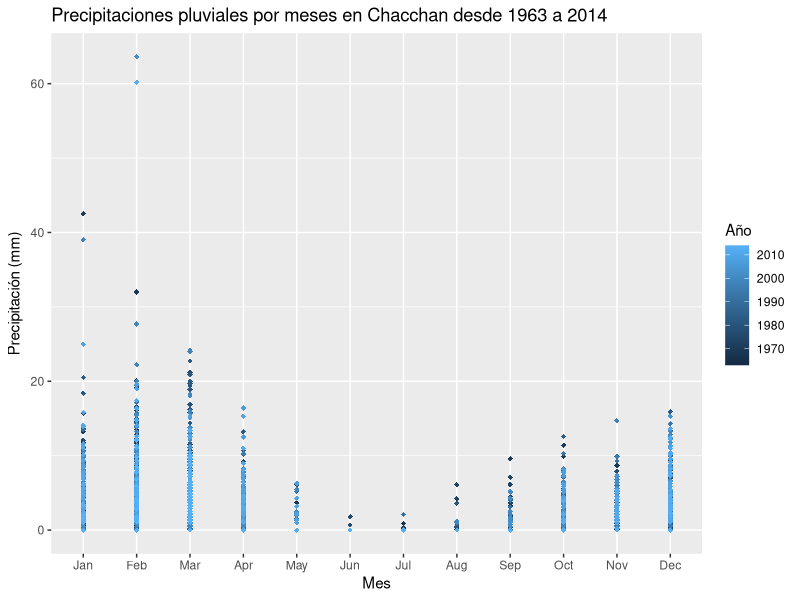
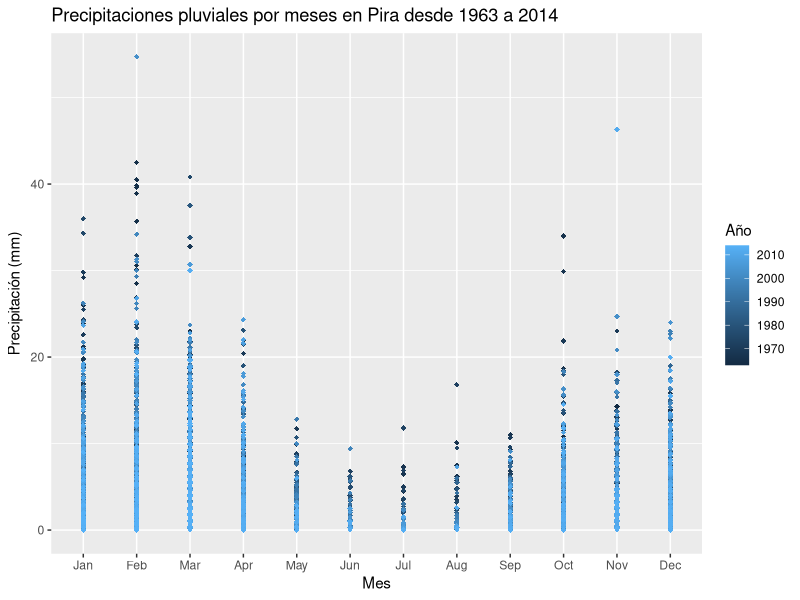
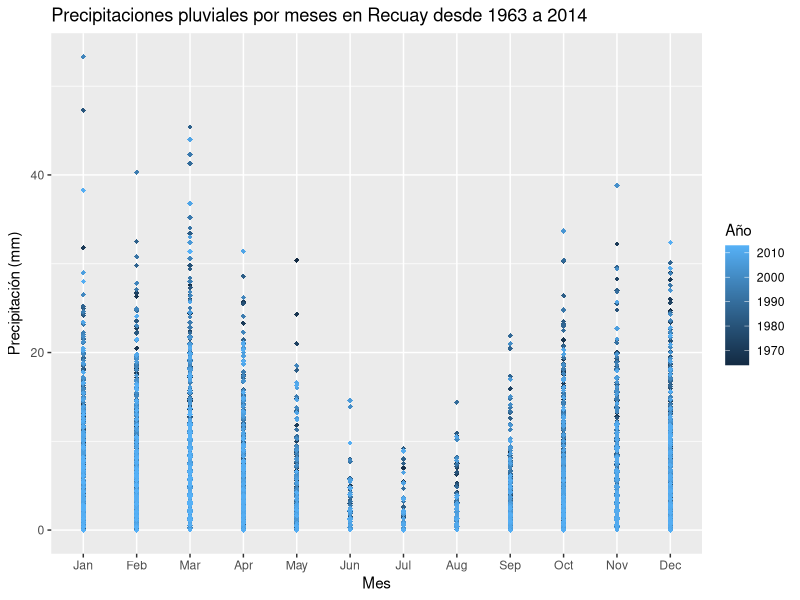
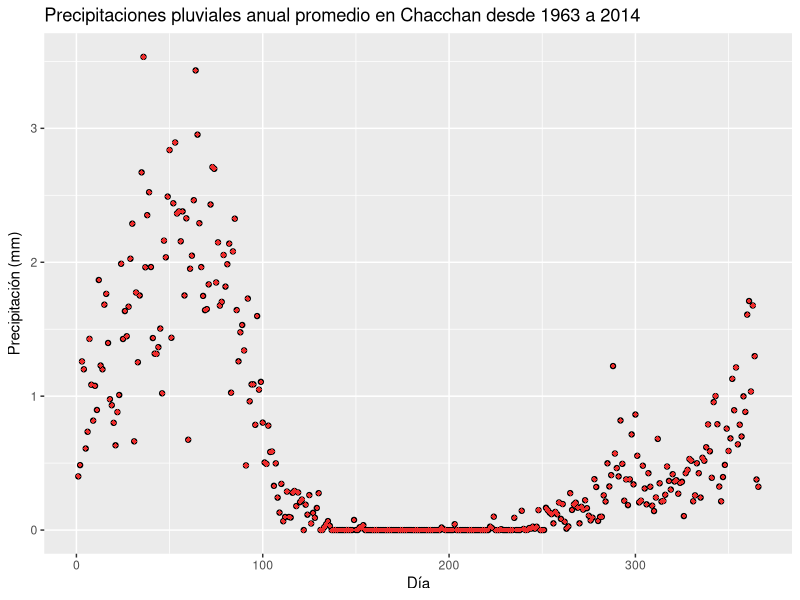
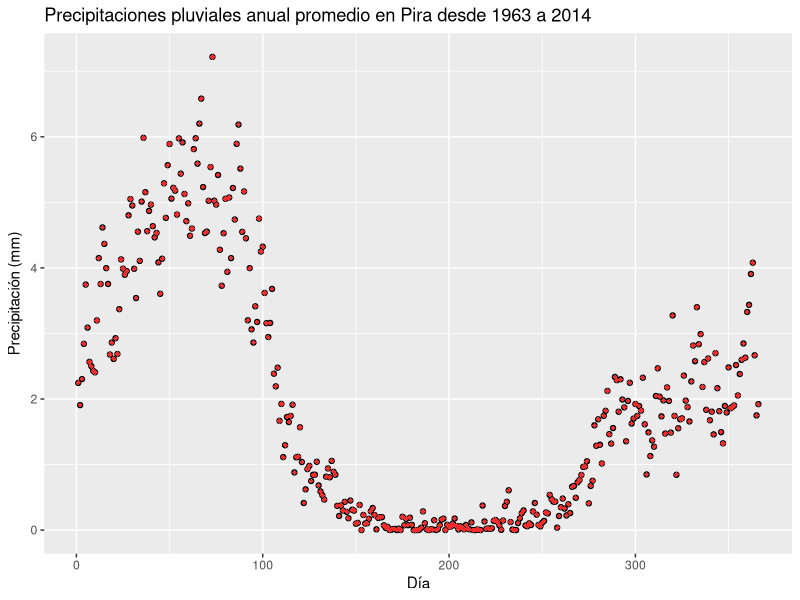
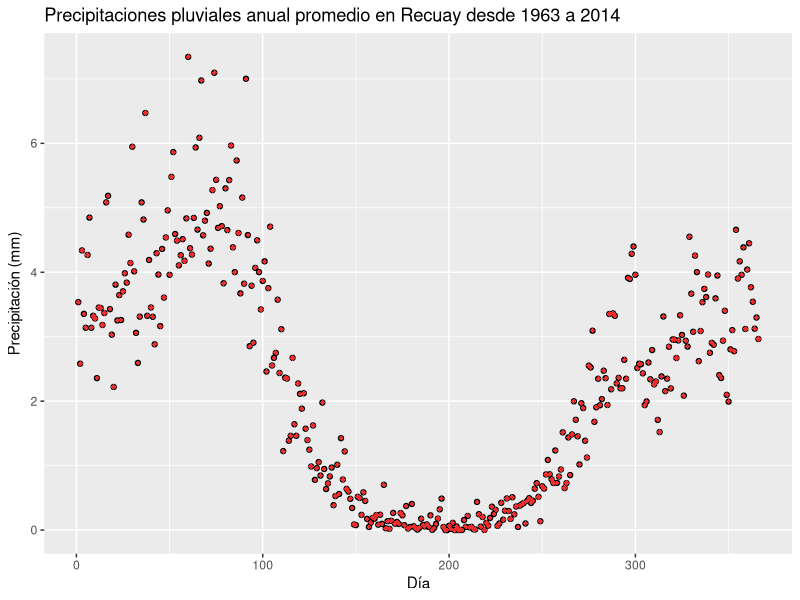

These figures' R source, in order: (Note: this script raises an error after producing the figures.)
## ---- chunk 1
library(dplyr)
library(ggplot2)
library(scales)
## ---- chunk 2
#Cargar los datasets
chacchan<-read.table("chacchan.txt", header = FALSE, sep = " ", dec =".")
chacchan<-chacchan %>% filter(V1 !=c(1963:1979))
pira<-read.table("pira.txt", header = FALSE, sep = " ", dec =".")

nrow(chacchan)
table(chacchan[chacchan$V4==-99.9,]$V1)
table(chacchan$V4==-99.9)
recuay<-read.table("recuay.txt", header = FALSE, sep = " ", dec = ".")
## ---- chunk 3

#Cambiar los datos faltantes por NA
chacchan[chacchan==-99.9]<-NA
pira[pira==-99.9]<-NA
recuay[recuay==-99.9]<-NA
## ---- chunk 4
dibujar<- function (data, name){
data %>% ggplot(aes(x=month.abb[V2], y=V4, color=V1))+geom_point(shape = 18) + labs(title=paste("Precipitaciones pluviales por meses en", name,"desde 1963 a 2014 "),   y=expression("Precipitación (mm)"), x=expression("Mes"), colour = "Año") + scale_x_discrete(limits = month.abb)
}



dibujar(chacchan, "Chacchan")
dibujar(pira, "Pira")
dibujar(recuay, "Recuay")
## ---- chunk 5
#Generar y dibujar el año promedio
drawAvgYear<- function(data, name){
  resultado <- summarise(group_by(data, V2, V3) , media=mean(V4, na.rm = T))
  resultado %>% ggplot(aes(x=1:366, y=media)) + geom_point()+geom_point(shape = 18, color="firebrick2") +
    labs(title=paste("Precipitaciones pluviales anual promedio en", name,"desde 1963 a 2014 "),
         y=expression("Precipitación (mm)"), x=expression("Día"))
}

drawAvgYear(chacchan, "Chacchan")
drawAvgYear(pira, "Pira")
drawAvgYear(recuay, "Recuay")
## ---- chunk 6
# Determinación de estados
conteoCasos<-function (data){
  data$V4[data$V4<2.5]<-0 
  data$V4[data$V4>=2.5]<-1
  tot<-data %>% select(-V6) %>% filter(V4 == 1 | V4 == 0) ##obviamos NAs
  tot$V5[1]<-0 #el primer día tiene valor cero
  for (i in 2:nrow(tot)){
    if (tot$V4[i-1]==0 & tot$V4[i]==0){ #P00
      tot$V5[i]<-1
    } else if(tot$V4[i-1]==0 & tot$V4[i]==1){ #P01
      tot$V5[i]<-2
    } else if (tot$V4[i-1]==1 & tot$V4[i]==0){ #P10
      tot$V5[i]<-3
    }else if(tot$V4[i-1]==1 & tot$V4[i]==1){ #P11
      tot$V5[i]<-4
    }
  }
  return (tot)
}
## ---- chunk 7
#Función de conteo y probabilidad de cada estado de la matriz de transición
probabilidades<-function(data){
  dta <- conteoCasos(data) %>% filter(V5 !=0) #eliminamos primer día
    uno <-dta %>% group_by(V2) %>% filter(V5==1) %>% summarise(uno=n())
    dos <-dta %>% group_by(V2) %>% filter(V5==2) %>% summarise(dos=n())
    tres <-dta %>% group_by(V2) %>% filter(V5==3) %>% summarise(tres=n())
    cuatro <-dta %>% group_by(V2) %>% filter(V5==4) %>% summarise(cuatro=n())
    
  resultado <- merge(merge(merge(uno, dos, "V2"), tres, "V2"), cuatro, "V2") %>%
    
  mutate(seco = uno + dos, lluvioso = tres + cuatro) %>% group_by(V2) %>% summarise(pUno = uno/seco, pDos = dos/seco, pTres = tres/lluvioso, pCuatro = cuatro/lluvioso) %>% select(-V2) %>% round(digits = 3)%>% as.matrix()
  return (resultado)
}


## ---- chunk 8
# Formateo a listas de las matrices de transición para cada mes
propaMatriz <- function(data){
  prop <- probabilidades(data)
  start <- list(matrix(nrow = 2, ncol = 2, c(prop[1,1],prop[1,2], prop[1,3], prop[1,4]), byrow = TRUE))
  for(i in 2:12){
    new <-list(matrix(nrow = 2, ncol = 2, c(prop[i,1],prop[i,2], prop[i,3], prop[i,4]), byrow = TRUE))
    start <- c(start, new)
  }
  return (start)
}
## ---- chunk 9
#Función para estabilizar la matriz en 2^n 

estabilizar <- function(data, n){
  matrices <- propaMatriz(data)
  for (j in 1:n){
    for (i in 1:12){
      matrices[[i]] <- matrices[[i]] %*% matrices[[i]]
    }
  }
  return (matrices)
}
## ---- chunk 10
  dta <- conteoCasos(chacchan) %>% filter(V5 !=0) #eliminamos primer día
    uno <-dta %>% group_by(V2) %>% filter(V5==1) %>% summarise(uno=n())
    dos <-dta %>% group_by(V2) %>% filter(V5==2) %>% summarise(dos=n())
    tres <-dta %>% group_by(V2) %>% filter(V5==3) %>% summarise(tres=n())
    cuatro <-dta %>% group_by(V2) %>% filter(V5==4) %>% summarise(cuatro=n())

#Matriz estabilizada de Chacchan
estabilizar(chacchan,4)
## ---- chunk 11
#Matriz estabilizada de Pira
estabilizar(pira, 4)
## ---- chunk 12
#Matriz estabilizada de Recuay
estabilizar(recuay, 4)
